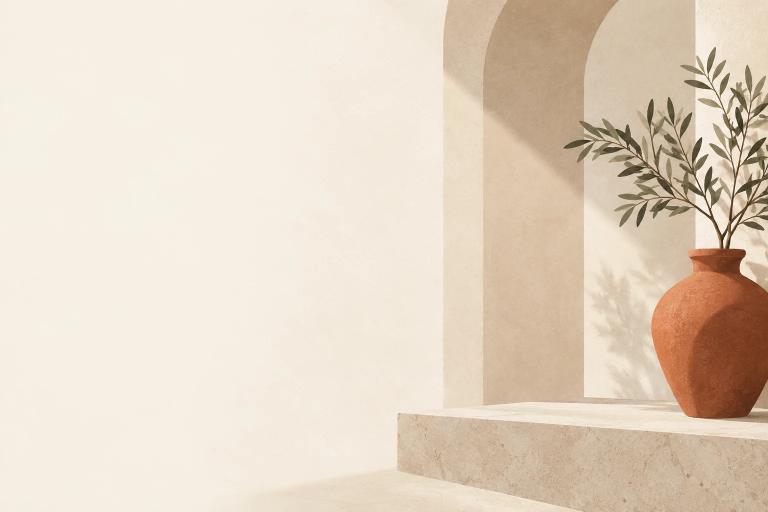
#> input picture assets/img/about-alcove-v1.webp, 1536 x 1024 px, given in place of t-image-2-5-sunburst_use amara to gi_2026-09-30T21_17_52.png, which was not available (shown at 1/2 size)
$ python fix_assets.py
#> lines starting #> are read from the running program, lines starting #| are printed output that depends on the picture; pictures that were not available may be replaced by others from this repository, and a replacement may not be noted
import os
from PIL import Image

DL = r"C:\Users\User\Downloads"
OUT = r"C:\Users\User\hermes-work\fjmk\assets\img"
os.makedirs(OUT, exist_ok=True)

def save(name, src, box=None, max_w=1800, q=84):
#> called with name = 'hero-walk.webp', box = (0, 0, 1, 0.56), max_w = 1100, q = 84
    p = os.path.join(DL, src)
    im = Image.open(p).convert("RGB")
#> im is the input picture: PIL image 1536x1024 RGB; mean R, G, B 227.6, 212.9, 195.3
    W, H = im.size
#> W = 1536; H = 1024
    if box:
        l, t, r, b = box
        im = im.crop((int(l*W), int(t*H), int(r*W), int(b*H)))
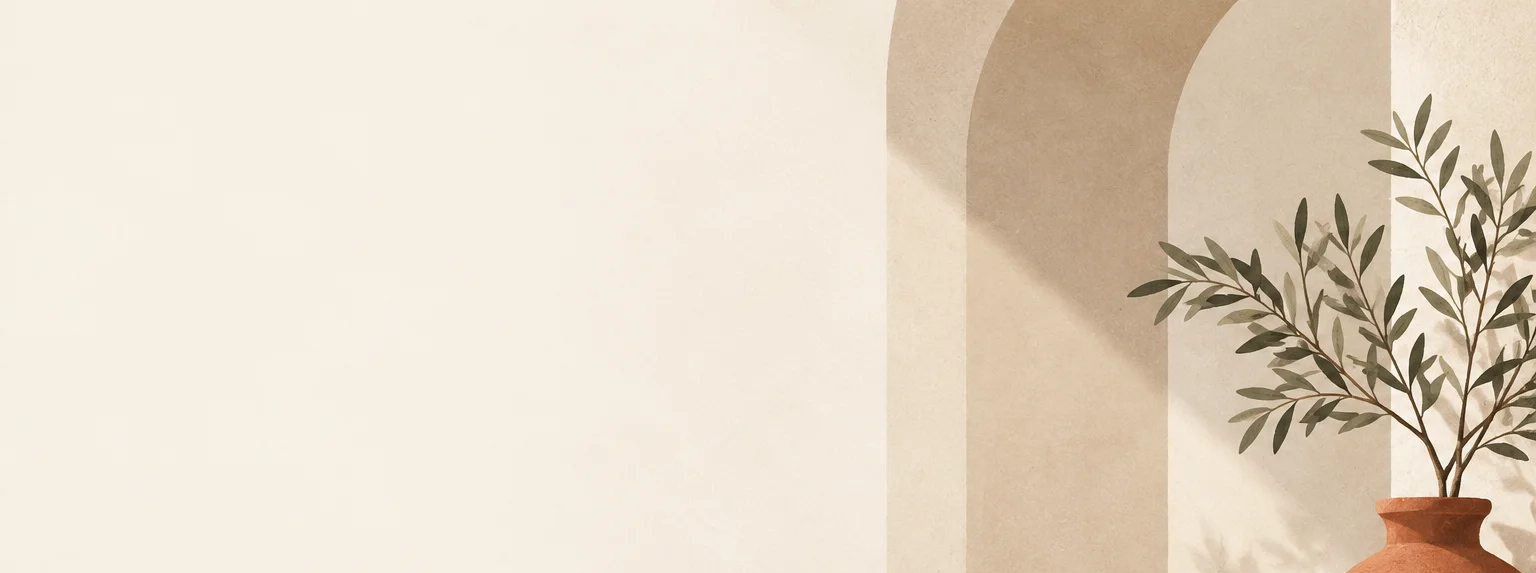
#> im: PIL image 1536x573 RGB; mean R, G, B 228.2, 215.4, 198.2
    if im.width > max_w:
        h = int(im.height * max_w / im.width)
#> h = 410
        im = im.resize((max_w, h), Image.LANCZOS)
#> im: PIL image 1100x410 RGB
    dst = os.path.join(OUT, name)
    im.save(dst, "WEBP", quality=q, method=6)
    print(f"{name:34s} {im.size[0]}x{im.size[1]}  {os.path.getsize(dst)//1024}KB")
#| hero-walk.webp                     1100x410  17KB

# HERO — walking woman. Baked caption "choose cama." sits low-centre.
# Crop harder: keep head -> upper legs, lose the caption band.
save("hero-walk.webp", "ElevenLabs_image_gpt-image-2-5-sunburst_use amara to gi_2026-09-30T21_17_52.png",
     box=(0, 0, 1, 0.56), max_w=1100)

# TERRACOTTA LINEN — correct source (bottle-shadow + "vera" text lives in bottom third)
save("texture-terracotta.webp", "ElevenLabs_image_gpt-image-2_Create an or..._2026-10-02T17_01_55.png",
     box=(0, 0, 1, 0.55), max_w=1600)
#> call 2 of save, with name = 'texture-terracotta.webp', box = (0, 0, 1, 0.55), max_w = 1600, q = 84
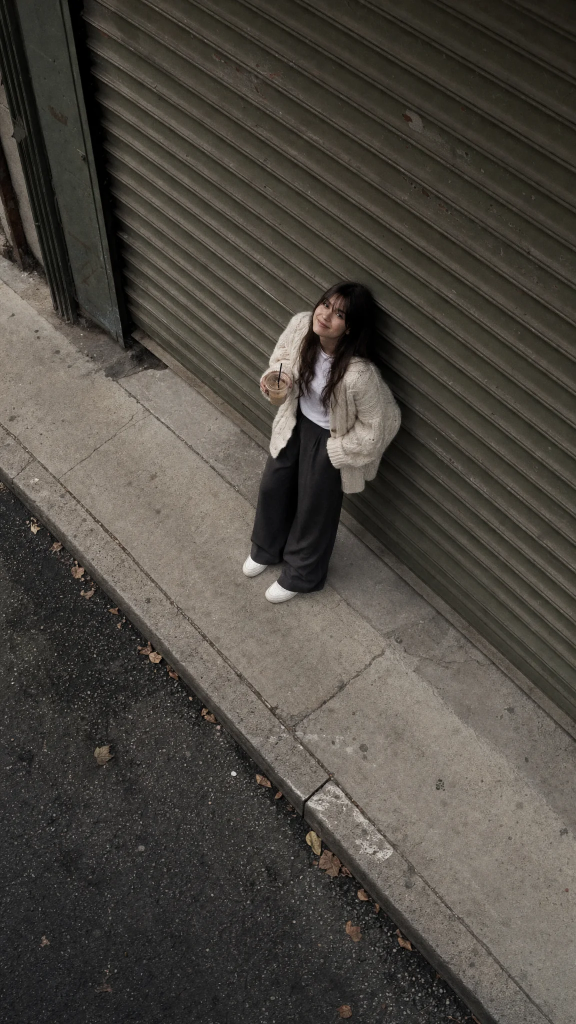
#> input picture assets/img/editorial-street.webp, 1152 x 2048 px, given in place of bs_image_gpt-image-2_Create an or..._2026-10-02T17_01_55.png, which was not available (shown at 1/2 size)
#> in save, im is the input picture: PIL image 1152x2048 RGB; mean R, G, B 76.5, 72, 65
#> in save (call 2), `im = im.crop((int(l*W), int(t*H), int(r*W), int(b*H)))`:
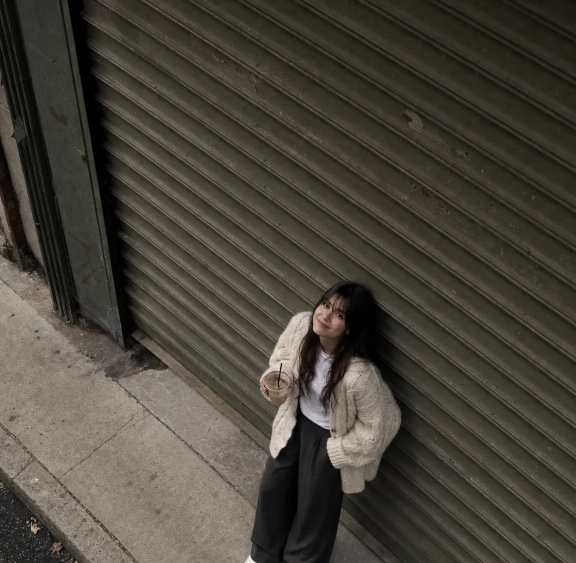
#> im: PIL image 1152x1126 RGB (shown at 1/2 size); mean R, G, B 72.4, 67.6, 59.2
#| texture-terracotta.webp            1152x1126  136KB

# GRID MOTIF — the 2x2 cell matrix. Perfect brand pattern tile.
save("pattern-grid.webp", "Gemini_Generated_Image_eclaoxeclaoxecla.jpg",
     max_w=1600)
#| pattern-grid.webp                  1152x2048  332KB

# STATIONERY flat-lay — brass plate, black boxes, ledger sheets. Proof/process section.
save("stationery.webp", "Gemini_Generated_Image_7u9xds7u9xds7u9x.jpg",
     max_w=1600)
#> (the run stopped early here; a loop or call above may not have finished)
